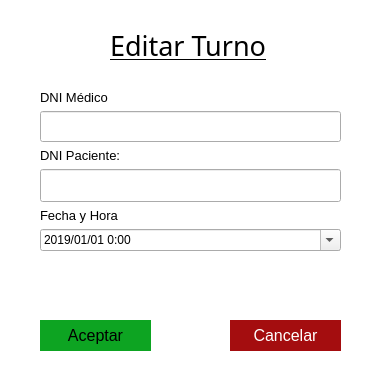
<?xml version="1.0" encoding="UTF-8"?>
<ui version="4.0">
 <class>Dialog</class>
 <widget class="QDialog" name="Dialog">
  <property name="geometry">
   <rect>
    <x>0</x>
    <y>0</y>
    <width>387</width>
    <height>390</height>
   </rect>
  </property>
  <property name="sizeIncrement">
   <size>
    <width>0</width>
    <height>0</height>
   </size>
  </property>
  <property name="windowTitle">
   <string/>
  </property>
  <property name="styleSheet">
   <string notr="true">QWidget#Dialog
{
background-color: rgb(255, 255, 255);
}

QPushButton#BotonAceptar{
background-color: #0DA422;
border: 0;
}

QPushButton#BotonCancelar{
background-color: #A40D0F;
color: #fff;
border: 0;
}</string>
  </property>
  <widget class="QPushButton" name="BotonAceptar">
   <property name="geometry">
    <rect>
     <x>40</x>
     <y>320</y>
     <width>111</width>
     <height>31</height>
    </rect>
   </property>
   <property name="sizePolicy">
    <sizepolicy hsizetype="Minimum" vsizetype="Fixed">
     <horstretch>0</horstretch>
     <verstretch>0</verstretch>
    </sizepolicy>
   </property>
   <property name="font">
    <font>
     <pointsize>12</pointsize>
    </font>
   </property>
   <property name="focusPolicy">
    <enum>Qt::StrongFocus</enum>
   </property>
   <property name="styleSheet">
    <string notr="true"/>
   </property>
   <property name="text">
    <string>Aceptar</string>
   </property>
  </widget>
  <widget class="QPushButton" name="BotonCancelar">
   <property name="geometry">
    <rect>
     <x>230</x>
     <y>320</y>
     <width>111</width>
     <height>31</height>
    </rect>
   </property>
   <property name="sizePolicy">
    <sizepolicy hsizetype="Minimum" vsizetype="Fixed">
     <horstretch>0</horstretch>
     <verstretch>0</verstretch>
    </sizepolicy>
   </property>
   <property name="font">
    <font>
     <pointsize>12</pointsize>
    </font>
   </property>
   <property name="focusPolicy">
    <enum>Qt::StrongFocus</enum>
   </property>
   <property name="text">
    <string>Cancelar</string>
   </property>
  </widget>
  <widget class="QLabel" name="Titulo_2">
   <property name="geometry">
    <rect>
     <x>110</x>
     <y>20</y>
     <width>156</width>
     <height>52</height>
    </rect>
   </property>
   <property name="font">
    <font>
     <family>AlArabiya</family>
     <pointsize>20</pointsize>
     <weight>50</weight>
     <bold>false</bold>
     <underline>true</underline>
    </font>
   </property>
   <property name="text">
    <string>&lt;html&gt;&lt;head/&gt;&lt;body&gt;&lt;p align=&quot;center&quot;&gt;Editar Turno&lt;/p&gt;&lt;/body&gt;&lt;/html&gt;</string>
   </property>
   <property name="textFormat">
    <enum>Qt::AutoText</enum>
   </property>
  </widget>
  <widget class="QWidget" name="layoutWidget">
   <property name="geometry">
    <rect>
     <x>40</x>
     <y>90</y>
     <width>301</width>
     <height>191</height>
    </rect>
   </property>
   <layout class="QFormLayout" name="formLayout">
    <item row="0" column="0">
     <widget class="QLabel" name="Label_DNI_Medico">
      <property name="font">
       <font>
        <pointsize>10</pointsize>
       </font>
      </property>
      <property name="text">
       <string>DNI Médico</string>
      </property>
     </widget>
    </item>
    <item row="1" column="0" colspan="2">
     <widget class="QLineEdit" name="Campo_DNI_Medico">
      <property name="font">
       <font>
        <pointsize>14</pointsize>
       </font>
      </property>
      <property name="mouseTracking">
       <bool>true</bool>
      </property>
      <property name="focusPolicy">
       <enum>Qt::StrongFocus</enum>
      </property>
      <property name="contextMenuPolicy">
       <enum>Qt::CustomContextMenu</enum>
      </property>
      <property name="text">
       <string/>
      </property>
      <property name="placeholderText">
       <string/>
      </property>
     </widget>
    </item>
    <item row="3" column="0">
     <widget class="QLabel" name="DNItex_2">
      <property name="font">
       <font>
        <pointsize>10</pointsize>
       </font>
      </property>
      <property name="text">
       <string>DNI Paciente:</string>
      </property>
     </widget>
    </item>
    <item row="4" column="0" colspan="2">
     <widget class="QLineEdit" name="Campo_DNI_paciente">
      <property name="font">
       <font>
        <pointsize>16</pointsize>
       </font>
      </property>
      <property name="mouseTracking">
       <bool>true</bool>
      </property>
      <property name="focusPolicy">
       <enum>Qt::StrongFocus</enum>
      </property>
      <property name="contextMenuPolicy">
       <enum>Qt::CustomContextMenu</enum>
      </property>
      <property name="toolTipDuration">
       <number>0</number>
      </property>
      <property name="text">
       <string/>
      </property>
      <property name="placeholderText">
       <string/>
      </property>
     </widget>
    </item>
    <item row="5" column="0">
     <widget class="QLabel" name="Nombretext_2">
      <property name="font">
       <font>
        <pointsize>10</pointsize>
       </font>
      </property>
      <property name="text">
       <string>Fecha y Hora</string>
      </property>
     </widget>
    </item>
    <item row="6" column="0" colspan="2">
     <widget class="QDateTimeEdit" name="campo_hora_fecha">
      <property name="dateTime">
       <datetime>
        <hour>0</hour>
        <minute>0</minute>
        <second>0</second>
        <year>2019</year>
        <month>1</month>
        <day>1</day>
       </datetime>
      </property>
      <property name="date">
       <date>
        <year>2019</year>
        <month>1</month>
        <day>1</day>
       </date>
      </property>
      <property name="maximumDateTime">
       <datetime>
        <hour>23</hour>
        <minute>59</minute>
        <second>59</second>
        <year>9999</year>
        <month>12</month>
        <day>31</day>
       </datetime>
      </property>
      <property name="displayFormat">
       <string>yyyy/MM/dd H:mm</string>
      </property>
      <property name="calendarPopup">
       <bool>true</bool>
      </property>
     </widget>
    </item>
   </layout>
  </widget>
 </widget>
 <tabstops>
  <tabstop>Campo_DNI_paciente</tabstop>
  <tabstop>campo_hora_fecha</tabstop>
  <tabstop>BotonAceptar</tabstop>
  <tabstop>BotonCancelar</tabstop>
 </tabstops>
 <resources/>
 <connections/>
</ui>
